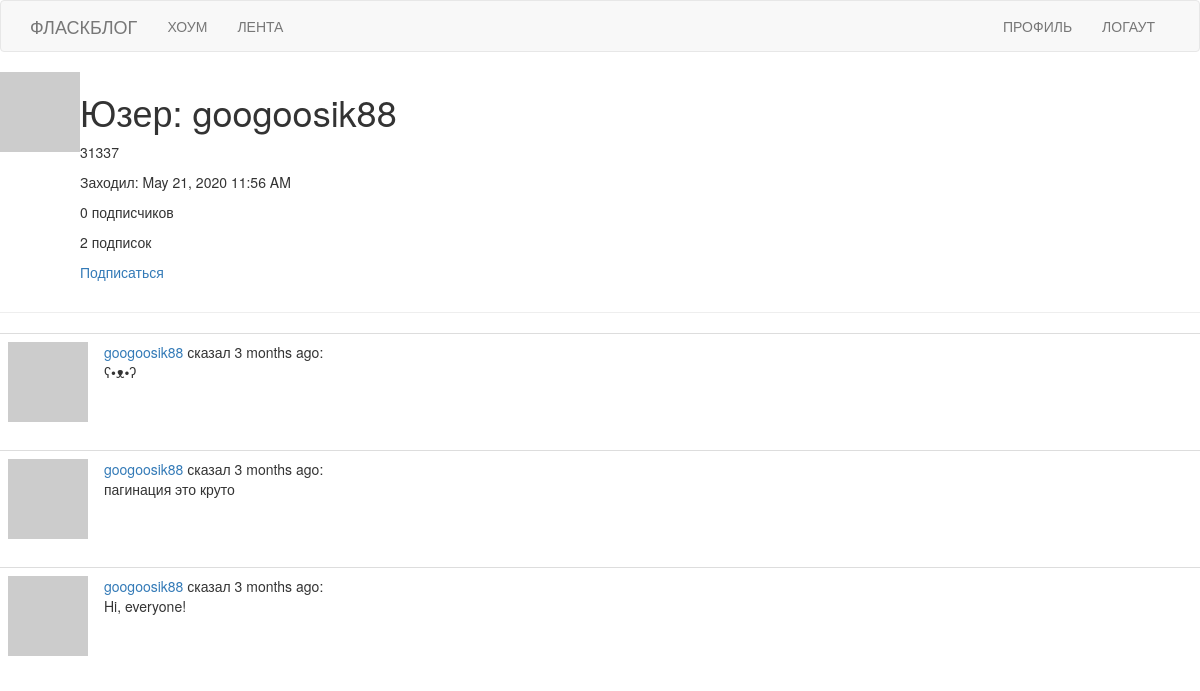
Page /user/googoosik88 (signed in) on the earlier database version.
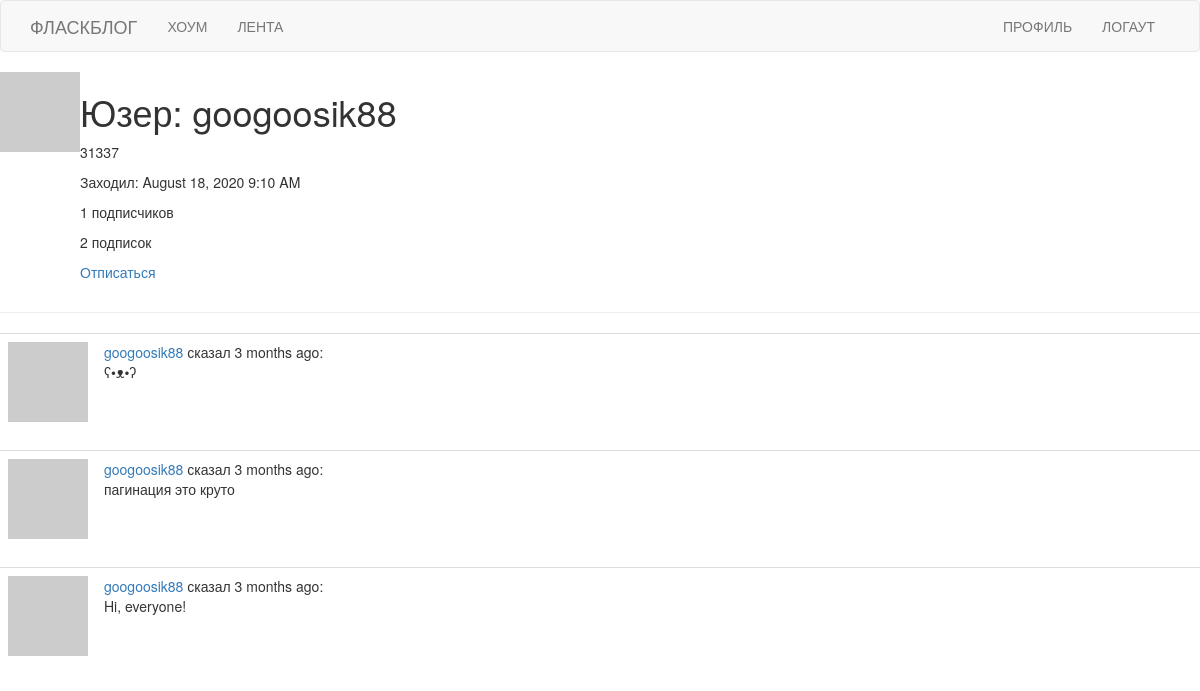
Same page on the later database version.
### app/models.py (models this page shows, shortened)
class User(UserMixin, db.Model):
    id = db.Column(db.Integer, primary_key=True)
    username = db.Column(db.String(64), index=True, unique=True)
    email = db.Column(db.String(120), index=True, unique=True)
    password_hash = db.Column(db.String(128))
    about_me = db.Column(db.String(140))
    last_seen = db.Column(db.DateTime, default=datetime.utcnow)
    posts = db.relationship('Post', backref='author', lazy='dynamic')
    followed = db.relationship(
        'User', secondary=followers,
        primaryjoin=(followers.c.follower_id == id),
        secondaryjoin=(followers.c.followed_id == id),
        backref=db.backref('followers', lazy='dynamic'), lazy='dynamic')
    def avatar(self, size):
        digest = md5(self.email.lower().encode('utf-8')).hexdigest()
        return 'https://www.gravatar.com/avatar/{}?d=identicon&s={}'.format(digest, size)
    """Подписка"""
    """Отписка"""
    """Проверка на подписку"""
    def is_following(self, user):
        return self.followed.filter(followers.c.followed_id == user.id).count() > 0
    """Лента"""
    '''Запрос токена на восстановление пароля'''
    '''Верификация токена на восстановление пароля'''

### app/routes.py (the view)
@app.route('/user/<username>')
@login_required
def user(username):
    user = User.query.filter_by(username=username).first_or_404()
    page= request.args.get('page', 1, type=int)
    posts = user.posts.order_by(Post.timestamp.desc()).paginate(page, app.config['POST_PER_PAGE'], False)
    next_url = url_for('user', username=user.username, page=posts.next_num) if posts.has_next else None
    prev_url = url_for('user', username=user.username, page=posts.prev_num) if posts.has_prev else None
    form = EmptyForm
    return render_template('user.html', user=user, posts=posts.items,
                           next_url=next_url, prev_url=prev_url, form=form)

### app/models.py (called while the page is built)
@login.user_loader
def load_user(id):
    return User.query.get(int(id))

### app/routes.py (called while the page is built)
@app.before_request
def before_request():
    if current_user.is_authenticated:
        current_user.last_seen = datetime.utcnow()
        db.session.commit()

### app/templates/user.html (shortened to what this page needs)
{% extends "base.html" %}
{% block content %}
    <table>
        <tr valign="top">
            <td><img src="{{ user.avatar(128) }}"></td>
            <td>
                <h1> Юзер: {{ user.username }}</h1>
                {% if user.about_me %}
                <p>
                    {{ user.about_me }}
                </p>
                {% endif %}
                {% if user.last_seen %}
                <p>
                    Заходил: {{ moment(user.last_seen).format('LLL') }}
                </p>
                {% endif %}
                <p>
                    {{ user.followers.count() }} подписчиков
                </p>
                <p>
                    {{ user.followed.count() }} подписок
                </p>
                {% if user == current_user %}
                <p>
                    <a href="{{ url_for('edit_profile') }}">Редактировать профиль</a>
                </p>
                {% elif not current_user.is_following(user) %}
                <p>
                    <a href="{{ url_for('follow', username=user.username) }}">Подписаться</a>
                </p>
                {% else %}
                <p>
                    <a href="{{ url_for('unfollow', username=user.username) }}">Отписаться</a>
                </p>
                {% endif %}
            </td>
        </tr>
    </table>
    <hr>
    {% for post in posts %}
        {% include '_post.html' %}
    {% endfor %}
{% endblock %}

Differences in the rows shown:
changed User "googoosik88": last_seen "May 21, 2020 11:56 AM" → "August 18, 2020 9:10 AM"
Other differences:
{{ user.followers.count() }}: "0" → "1"
text no longer shown: "Подписаться"
text now shown: "Отписаться"
